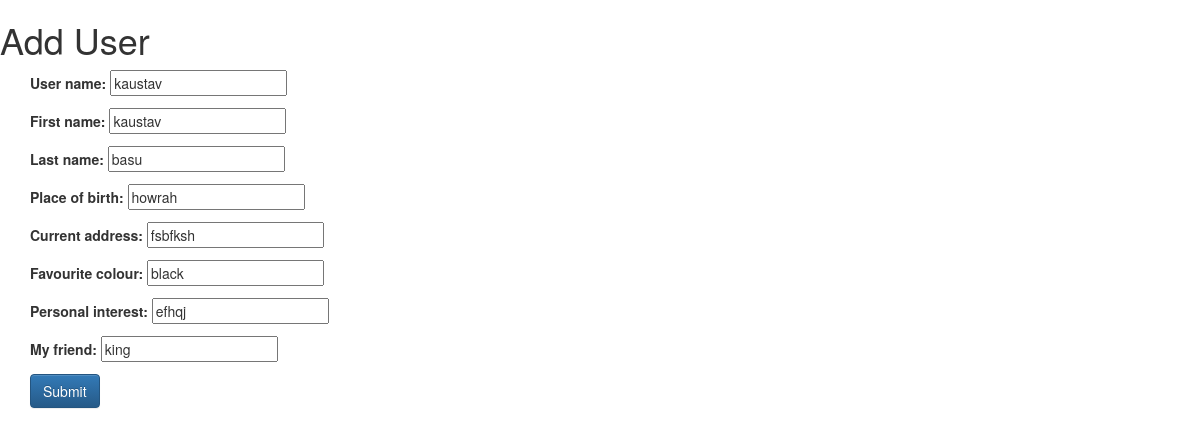
Screenshot of /user/1/edit/ with the database file from the repository.
### user/models.py (models this page shows, shortened)
class Users(models.Model):
    user_id = models.IntegerField(primary_key=True,default=0)
    user_name = models.CharField(max_length=200)
    First_name = models.CharField(max_length=200)
    last_name = models.CharField(max_length=200)
    place_of_birth = models.CharField(max_length=200)
    current_address = models.CharField(max_length=200)
    favourite_colour = models.CharField(max_length=200)
    personal_interest = models.CharField(max_length=200)
    my_friend = models.CharField(max_length=200)

### user/views.py (the view)
# urls.py: url(r'^user/(?P<pk>\d+)/edit/$', views.UserUpdateView.as_view(), name='user_edit'),
class UserUpdateView(UpdateView):
    redirect_field_name = 'user/user_detail.html'
    form_class = UsersForm
    model = Users

### user/forms.py
class UsersForm(forms.ModelForm):
    class Meta:
        model = Users
        fields = ('user_name','First_name','last_name','place_of_birth','current_address','favourite_colour','personal_interest', 'my_friend')

### user/templates/user/users_form.html (shortened to what this page needs)
<!DOCTYPE html>
<html>
  <head>
    <link rel="stylesheet" href="https://maxcdn.bootstrapcdn.com/bootstrap/3.3.7/css/bootstrap.min.css">
<link rel="stylesheet" href="https://maxcdn.bootstrapcdn.com/bootstrap/3.3.7/css/bootstrap-theme.min.css">
  </head>
  <body>
    <h1>Add User</h1>
    <div class="container">
      <form method="post">
        {{ form.as_p }}
        <input type="submit" class="btn btn-primary" value="Submit">
      </form>
    </div>
  </body>
</html>

### rows the page displays
Users: user_name "kaustav", First_name "kaustav", last_name "basu", place_of_birth "howrah", current_address "fsbfksh", favourite_colour "black", personal_interest "efhqj", my_friend "king"
